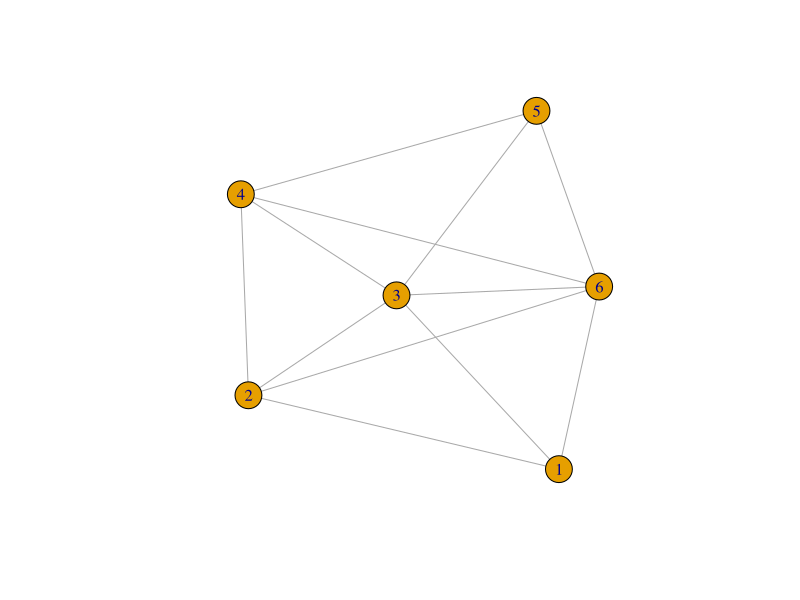

This figure's R source: (Note: this script raises an error after producing the figure.)
#  Compute the following node level measures: (i) Density; (ii) Degree;(iii) Reciprocity; (iv) Transitivity; (v) Centralization; (vi) Clustering

library(igraph)

g<-graph.formula(1-2,1-3,2-4,2-3,4-2,2-4,3-4,4-5,5-3,5-6,6-1,3-6,6-4,6-2) 
plot(g)

# Density 
ecount(g)/(vcount(g)*vcount(g)-1) 

# Compute density of the graph
density <- edge_density(graph)
print(density)


#Degree
degree(g) 
ecount(g) 
vcount(g)


# Reciprocity
library(igraph) 
g<-graph.formula(1-+2,1-+3,2++3) 
plot(g) 
reciprocity(g) 
dyad.census(g) 


# transitivity
kite<-graph.famous("krackhardt_kite") 
net<-adjacent.triangles(kite) 
plot (kite,vertex.lable=net) 
transitivity(kite,type="local")


# Centrality
library(igraph) 
edges <- c(1, 2, 1, 3, 2, 3, 2, 3, 4, 5, 1, 5) 
g <- graph(edges, directed = TRUE) 
plot(g) 
centralization.degree(g, mode="out", normalized = T) 
centralization.degree(g, mode="in", normalized = T) 
centralization.degree(g, mode="all", normalized = T)


# Closeness
closeness(g, mode="all") 
centralization.closeness(g, mode="all", normalized = T) 


# Betweenness
betweenness(g, directed = T, weights=NA) 
edge.betweenness(g, directed = T, weights=NA) 
centralization.betweenness(g, directed = T, normalized = NA)


# Clustering
library(igraph) 
g2 <- barabasi.game(50, p = 2, directed = FALSE) 
g1 <- watts.strogatz.game(1, size = 100, nei = 5, p = 0.05) 
g <- graph.union(g1, g2) 
g <- simplify(g) 
summary(g) 
plot(g) 

























# Load the igraph package
library(igraph)

# Create a sample directed graph
edges <- c("A", "B", "B", "C", "C", "A", "D", "C", "E", "D", "E", "C")
graph <- graph(edges = edges, directed = TRUE)

# Plot the graph
plot(graph)

# (i) Density
# Use edge_density function to calculate density
density_value <- edge_density(graph)
print(paste("Density: ", density_value))

# (ii) Degree (in-degree and out-degree)
degree_info <- degree(graph)
print("Degree for each node:")
print(degree_info)

# In-degree and out-degree
in_degree <- degree(graph, mode = "in")
out_degree <- degree(graph, mode = "out")
print("In-degree for each node:")
print(in_degree)
print("Out-degree for each node:")
print(out_degree)

# (iii) Reciprocity
reciprocity_value <- reciprocity(graph)
print(paste("Reciprocity: ", reciprocity_value))

# (iv) Transitivity
transitivity_value <- transitivity(graph, type = "global")
print(paste("Transitivity: ", transitivity_value))

# (v) Centralization (Degree centralization)
centralization_value <- centralization.degree(graph, mode="all")
print(paste("Degree Centralization: ", centralization_value$centralization))

# (vi) Clustering Coefficient (Local clustering)
clustering_coef <- transitivity(graph, type = "local")
print("Clustering coefficient for each node:")
print(clustering_coef)


